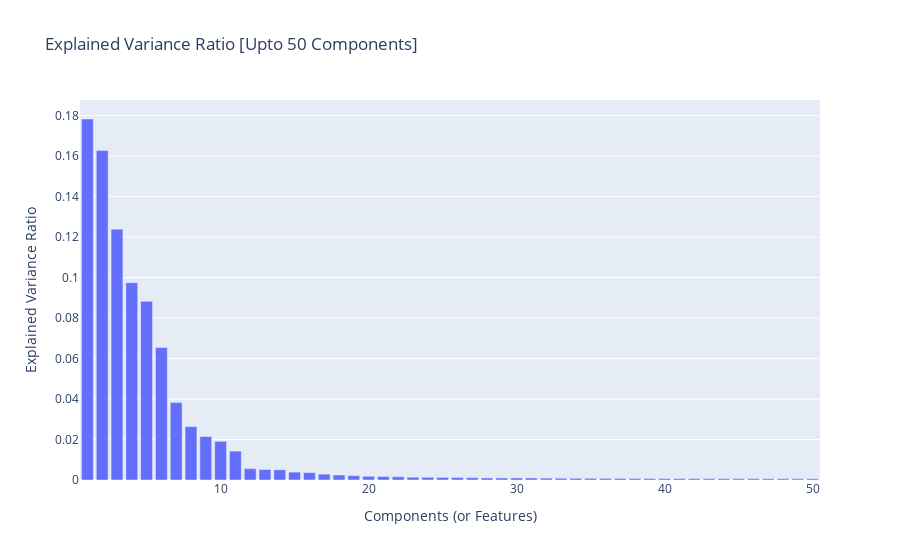

Notebook code cell kept with this figure:
### Code cell
px.bar(data_frame=pca_df,x='Components (or Features)',y='Explained Variance Ratio',title='Explained Variance Ratio [Upto 50 Components]')

### Figure 1 — Plotly figure (JSON) as saved in the notebook; plotly's stock layout.template omitted (floating-point values rounded to 4 significant figures)
{"data": [{"alignmentgroup": "True", "hovertemplate": "Components (or Features)=%{x}<br>Explained Variance Ratio=%{y}<extra></extra>", "legendgroup": "", "marker": {"color": "#636efa"}, "name": "", "offsetgroup": "", "orientation": "v", "showlegend": false, "textposition": "auto", "type": "bar", "x": [1, 2, 3, 4, 5, 6, 7, 8, 9, 10, 11, 12, 13, 14, 15, 16, 17, 18, 19, 20, 21, 22, 23, 24, 25, 26, 27, 28, 29, 30, 31, 32, 33, 34, 35, 36, 37, 38, 39, 40, 41, 42, 43, 44, 45, 46, 47, 48, 49, 50], "xaxis": "x", "y": [0.1783, 0.1627, 0.1239, 0.09743, 0.08822, 0.06541, 0.03823, 0.02633, 0.02147, 0.01909, 0.01427, 0.005618, 0.00516, 0.005037, 0.003892, 0.003638, 0.002878, 0.002475, 0.002141, 0.001832, 0.001702, 0.001614, 0.001366, 0.001342, 0.001257, 0.001221, 0.001136, 0.001017, 0.001013, 0.001007, 0.0009818, 0.0009191, 0.0008751, 0.0008551, 0.0008378, 0.000807, 0.0007837, 0.0007549, 0.0007305, 0.0007241, 0.0007121, 0.0006931, 0.0006852, 0.0006741, 0.0006577, 0.0006565, 0.0006433, 0.0006346, 0.0006209, 0.0006113], "yaxis": "y"}], "layout": {"barmode": "relative", "legend": {"tracegroupgap": 0}, "title": {"text": "Explained Variance Ratio [Upto 50 Components]"}, "xaxis": {"anchor": "y", "domain": [0, 1], "title": {"text": "Components (or Features)"}}, "yaxis": {"anchor": "x", "domain": [0, 1], "title": {"text": "Explained Variance Ratio"}}}}
